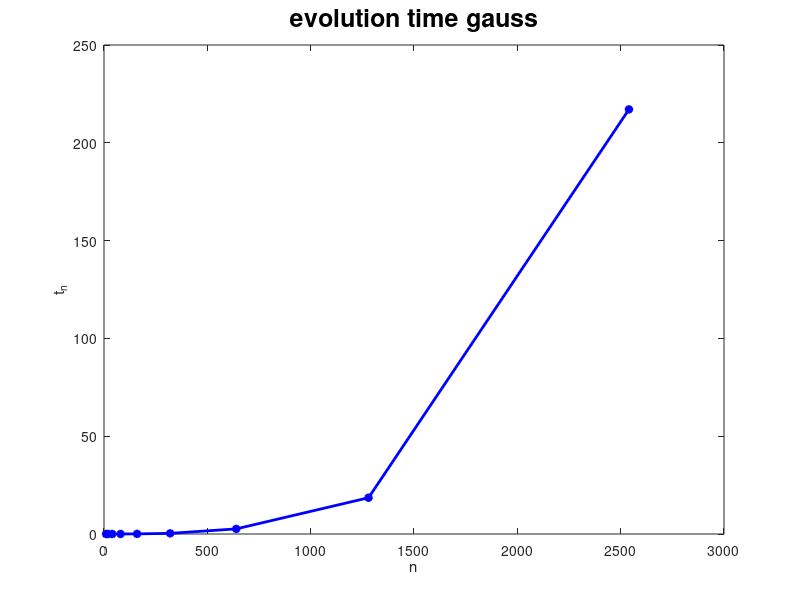
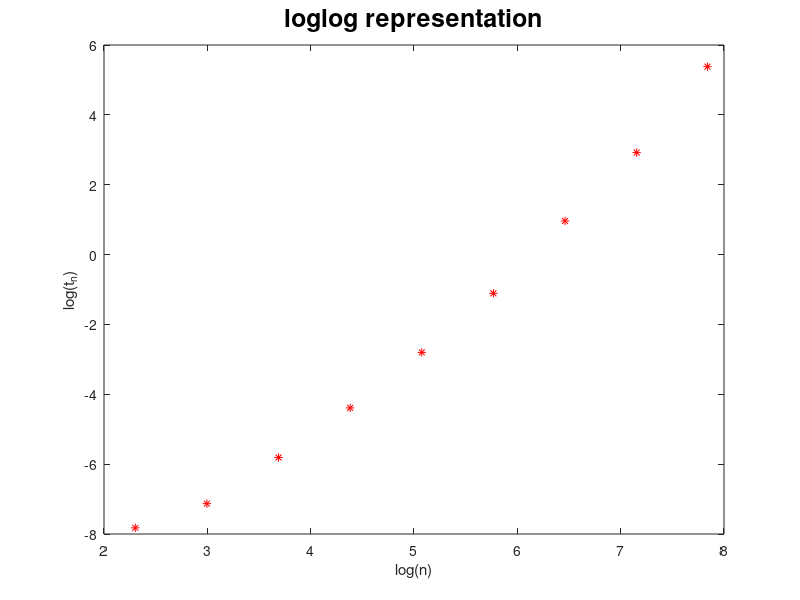
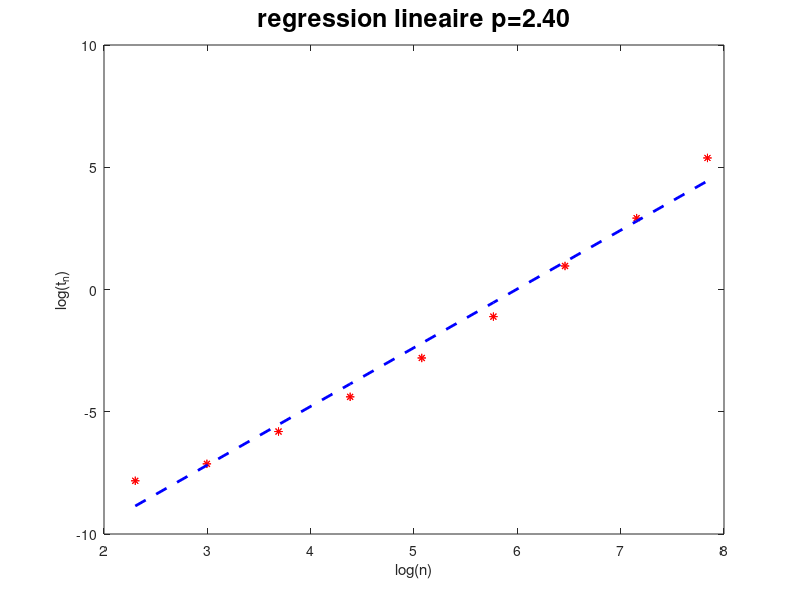

Here is the MATLAB script that generated these plots, in order:
%% script pour traiter les résultats de la simulation de gauss

data=load('timineGauss.txt')
n=size(data,1)

id=plot(data(:,1),data(:,2),'b*-','lineWidth',2);
title('evolution time gauss','fontSize',18);
xlabel('n');ylabel('t_n')
saveas(id,'timingGauss1.png');

data2=log(data);

id=plot(data2(:,1),data2(:,2),'r*');
xlabel('log(n)');ylabel('log(t_n)');
title('loglog representation','fontSize',18);
saveas(id,'timingGauss2.png');


%% linear regression

p=polyfit(data2(:,1),data2(:,2),1);

hold on
id=plot(data2(:,1),data2(:,2),'r*');
plot(data2(:,1),polyval(p,data2(:,1)),'b--','lineWidth',2);
t=sprintf('regression lineaire p=%.2f',p(1));

title(t,'fontSize',18);
saveas(id,'regression.png');

